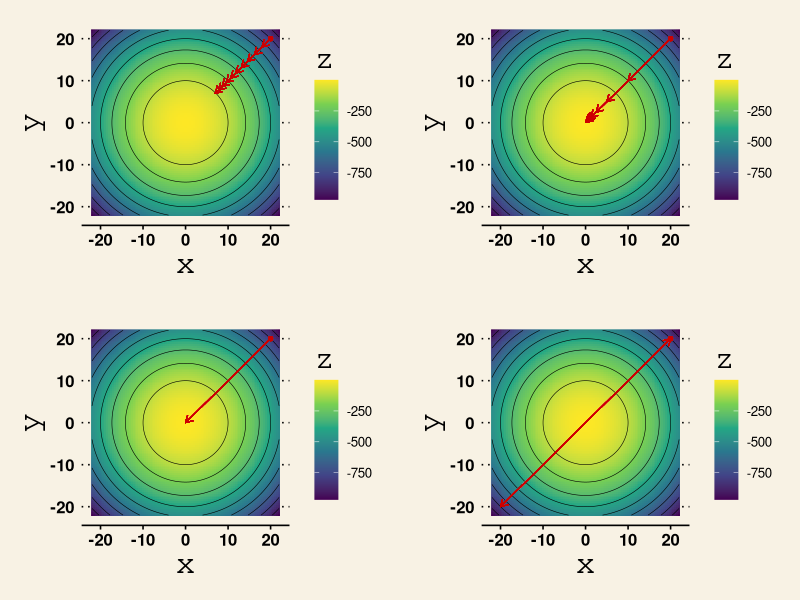
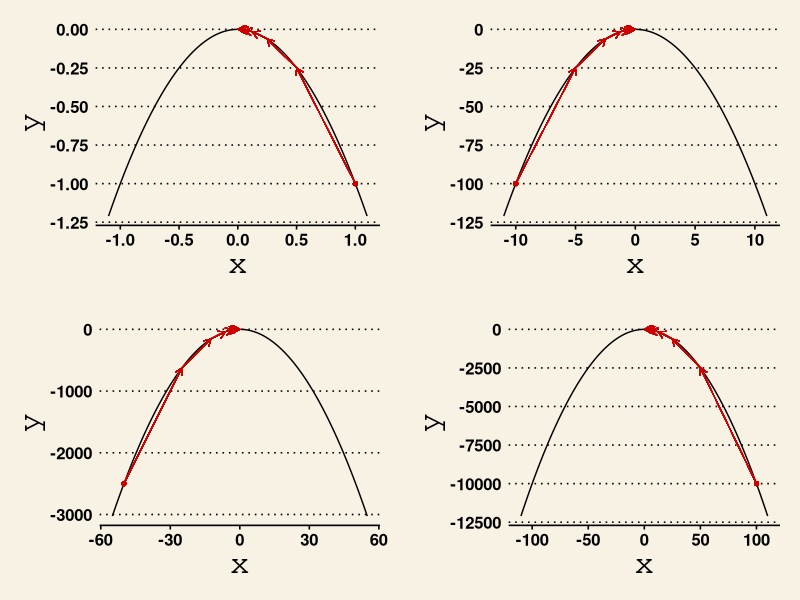
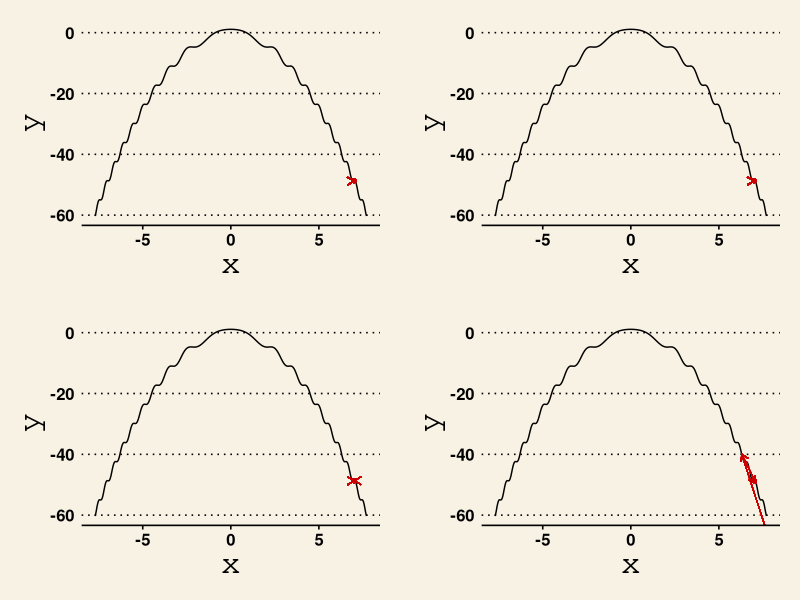
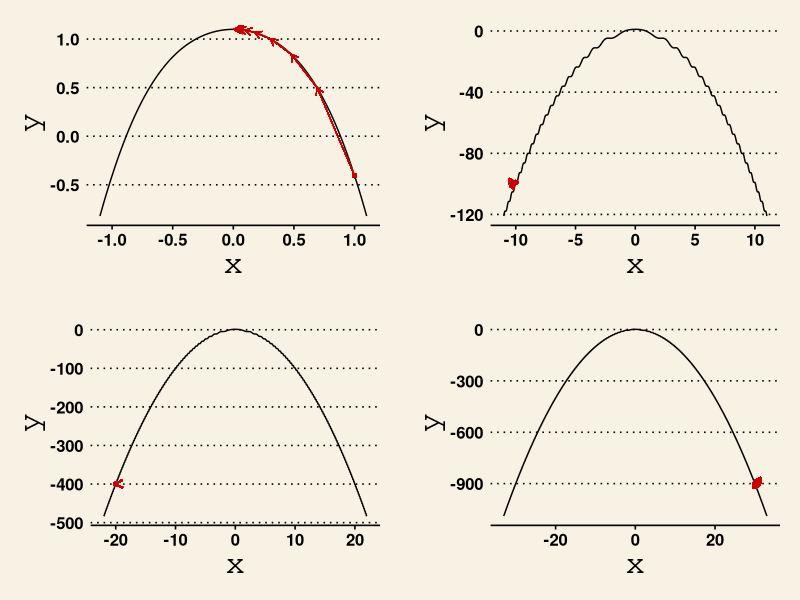

Write R code to recreate these figures, in order.
## ---- chunk 1
library(ggplot2)
library(reshape2)
library(gridExtra)
library(ggthemes)
library(microbenchmark)
## ---- chunk 2

optimize.newton <- function(x, func, gradient, hessian, iters, step_size, visual2D = F, visual1D = F) {
    h <- 1e-4  
  
    if (visual2D) {
        g <- prepare.plot2D(x, func)
    } else if (visual1D) {
        g <- prepare.plot1D(x, func)
    }
    
    for (i in 1:iters) {
                
        d <- step_size * solve(hessian(x)) %*% gradient(x)
        
        if (visual2D) {
            
            g <- g + geom_segment(xend = x[1] - d[1], yend = x[2] - d[2], x = x[1], y = x[2],
                                  arrow = arrow(length = unit(0.2, "cm")), color = "red3", size = 0.3)
        } else if (visual1D) {
            g <- g + geom_segment(xend = x[1] - d[1], yend = drop(func(x[1] - d[1])), x = x[1], y = drop(func(x[1])),
                                  arrow = arrow(length = unit(0.2, "cm")), color = "red3", size = 0.3)
        }
        
        x <- x - d
        
        if (all(matrix(h, nrow = length(x), ncol=1) >= abs(x))) {
            break
        }
        
    }
    
    result <- list(min = NULL, max = NULL, value = func(x))
    
    if (hessian(x)[1, 1] > 0)
        result$min <- x
    else
        result$max <- x

    return( if (visual2D || visual1D) list(values = result, plot = g) else result)
}

prepare.plot2D <- function(x, func) {
    
    graph <- as.data.frame(expand.grid(seq(-abs(1.1 * x[1]), abs(1.1 * x[1]), length.out = 100), seq(-abs(1.1 * x[2]), abs(1.1 * x[2]), length.out = 100)))
    graph$z <- mapply(function(a, b) func(matrix(c(a, b), ncol = 1)), graph$Var1, graph$Var2)
    
    g <- ggplot(data = graph, aes(x = Var1, y = Var2, fill = z, z = z)) + 
        geom_raster() +
        scale_fill_viridis_c() +
        geom_contour(color = "black", size = 0.2) +
        # geom_density2d() +
        geom_point(x = x[1], y = x[2], color = "red3", size = 1) +
        theme_wsj() +
        labs(x = "x", y = "y", fill = "z") +
        theme(legend.position = "right", legend.direction = "vertical", axis.title = element_text())
    
    return(g)
}

prepare.plot1D <- function(x, func) {
    
    graph <- data.frame(x = seq(-abs(1.1 * x[1]), abs(1.1 * x[1]), 1e-2))
    graph$y <- mapply(function(a) func(matrix(c(a), ncol = 1)), graph$x)
    
    g <- ggplot(data = graph, aes(x = x, y = y)) +
        geom_line() +
        geom_point(x = x[1], y = drop(func(x[1])), color = "red3", size = 1) +
        theme_wsj() +
        labs(x = "x", y = "y") +
        theme(legend.position = "right", legend.direction = "vertical", axis.title = element_text())
    
    return(g)
}
## ---- chunk 3
x <- matrix(c(20, 20), ncol = 1)

func <- function(x) -t(x) %*% x
gradient <- function(x) -2 * x
hessian <- function(x) -2 * diag(length(x))

cat("Newton's Method:", optimize.newton(x, func, gradient, hessian, 30, 0.5)$max, "\n")
cat("R's BFGS:", optim(par = x, func, method = "BFGS", control = list(fnscale = -1))$par)  # fnscale = -1 makes optim seek maximum

## ---- chunk 4

result1 <- optimize.newton(x, func, gradient, hessian, 10, 0.1, visual2D = T)
result2 <- optimize.newton(x, func, gradient, hessian, 10, 0.5, visual2D = T)
result3 <- optimize.newton(x, func, gradient, hessian, 10, 1, visual2D = T)
result4 <- optimize.newton(x, func, gradient, hessian, 10, 2, visual2D = T)

grid.arrange(result1$plot, result2$plot, result3$plot, result4$plot)

## ---- chunk 5

microbenchmark(
    optimize.newton(x, func, gradient, hessian, 100, 0.1),
    optimize.newton(x, func, gradient, hessian, 100, 0.5),
    optimize.newton(x, func, gradient, hessian, 100, 1),
    optimize.newton(x, func, gradient, hessian, 100, 2),
    times = 100
)

## ---- chunk 6

result1 <- optimize.newton(c(1), func, gradient, hessian, 10, 0.5, visual1D = T)
result2 <- optimize.newton(c(-10), func, gradient, hessian, 10, 0.5, visual1D = T)
result3 <- optimize.newton(c(-50), func, gradient, hessian, 10, 0.5, visual1D = T)
result4 <- optimize.newton(c(100), func, gradient, hessian, 10, 0.5, visual1D = T)

grid.arrange(result1$plot, result2$plot, result3$plot, result4$plot)
## ---- chunk 7

microbenchmark(
    optimize.newton(c(1), func, gradient, hessian, 100, 0.5),
    optimize.newton(c(-10), func, gradient, hessian, 100, 0.5),
    optimize.newton(c(-50), func, gradient, hessian, 100, 0.5),
    optimize.newton(c(100), func, gradient, hessian, 100, 0.5),
    times = 100
)

## ---- chunk 8
x <- matrix(c(7), ncol = 1)

func <- function(x) -t(x) %*% x + 1.1 %*% cos(t(x) %*% x)
gradient <- function(x) -2 * x - 2.2 * x %*% sin(t(x) %*% x)
hessian <- function(x) {
    -2 * diag(length(x)) - 2.2 * diag(length(x)) * drop(sin(t(x) %*% x)) - 4.4 * x %*% t(x) * drop(cos(t(x) %*% x))
}


cat("Newton's Method:", optimize.newton(x, func, gradient, hessian, 10, 0.1)$max, "\n")
cat("R's BFGS:", optim(par = x, func, method = "BFGS", control = list(fnscale = -1))$par)

## ---- chunk 9

result1 <- optimize.newton(x, func, gradient, hessian, 10, 0.1, visual1D = T)
result2 <- optimize.newton(x, func, gradient, hessian, 10, 0.5, visual1D = T)
result3 <- optimize.newton(x, func, gradient, hessian, 10, 1.1, visual1D = T)
result4 <- optimize.newton(x, func, gradient, hessian, 10, 10, visual1D = T)

grid.arrange(result1$plot, result2$plot, result3$plot, result4$plot)

## ---- chunk 10

microbenchmark(
    optimize.newton(x, func, gradient, hessian, 100, 0.01),
    optimize.newton(x, func, gradient, hessian, 100, 0.5),
    optimize.newton(x, func, gradient, hessian, 100, 1.1),
    optimize.newton(x, func, gradient, hessian, 100, 10),
    times = 100
)

## ---- chunk 11

result1 <- optimize.newton(c(1), func, gradient, hessian, 10, 0.5, visual1D = T)
result2 <- optimize.newton(c(-10), func, gradient, hessian, 10, 0.5, visual1D = T)
result3 <- optimize.newton(c(-20), func, gradient, hessian, 10, 0.5, visual1D = T)
result4 <- optimize.newton(c(30), func, gradient, hessian, 10, 0.5, visual1D = T)

grid.arrange(result1$plot, result2$plot, result3$plot, result4$plot)

## ---- chunk 12

microbenchmark(
    optimize.newton(c(1), func, gradient, hessian, 10, 0.5),
    optimize.newton(c(-10), func, gradient, hessian, 10, 0.5),
    optimize.newton(c(-20), func, gradient, hessian, 10, 0.5),
     optimize.newton(c(30), func, gradient, hessian, 10, 0.5),
    times = 100
)

## ---- chunk 13
optimize.BFGS <- function(x, cost_func, iters, step_size, maximum = F) {
  
    func <- if(maximum) function(a) -cost_func(a) else cost_func
      
    h <- 1e-4
    
    line_equation <- function(from, to, p) from + p * (to - from)  
    step_space <- seq(h, step_size, length.out = 10000)
  
    epsilon <- .Machine$double.eps
    func.vect <- Vectorize(func)
    hessian <- diag(length(x))
    gradient <- function(x) as.matrix((func.vect(x + h) - func.vect(x - h)) / (2 * h), ncol = 1)

    prev_gradient <- gradient(x)
    
    search_space <- lapply(step_space, function (p) line_equation(x, x - step_size * prev_gradient, p))
    step_size_k <- step_space[which.min(mapply(func, search_space))]

    s <- -step_size_k * prev_gradient
    
    x <- x + s
        
    for (i in 1:iters) {
        
        prev_gradient <- gradient(x)
        
        d <- solve(hessian) %*% prev_gradient
        
        search_space <- lapply(step_space, function (p) line_equation(x, x - step_size * d, p))
        step_size_k <- step_space[which.min(mapply(func, search_space))]
        
        s <- -step_size_k * d
        
        x <- x + s
        
        y <- gradient(x) - prev_gradient
        
        hessian <- hessian + (y %*% t(y)) / drop(t(y) %*% s) - (hessian %*% s %*% t(s) %*% t(hessian)) / drop(t(s) %*% hessian %*% s)

        
        if (all(matrix(h, nrow = length(x), ncol=1) >= x)) {
            break
        }
         
    }
    
    result <- list(min = NULL, max = NULL, value = func(x))
    
    if (maximum)
        result$max <- x
    else
        result$min <- x
  
    return(result)
}
## ---- chunk 14

x <- matrix(c(66), ncol = 1)

func <- function(x) -t(x) %*% x
gradient <- function(x) -2 * x
hessian <- function(x) -2 * diag(length(x))

cat("Newton's Method:", optimize.newton(x, func, gradient, hessian, 50, 0.3)$max, "\n")
cat("BFGS: ", optimize.BFGS(x, func, 2, 1, maximum = T)$max, "\n")
cat("R's BFGS:", optim(par = x, func, method = "BFGS", control = list(fnscale = -1))$par)

